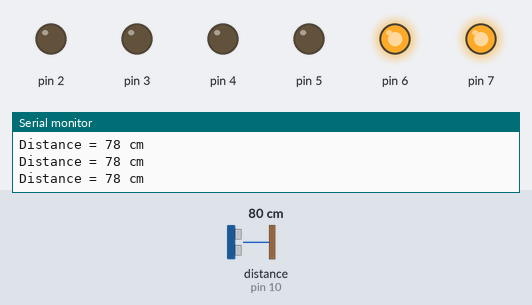
The sketch below on a simulated Arduino Uno, built with avr-gcc and run on an emulated ATmega328P. Shown: output pins drawn as LEDs (lit = HIGH), the last lines printed to the serial monitor. Wiring (inferred from the names in the program): ultrasonic range finder: trigger pin 9; echo pin 10. The test bench sets the inputs (shaded band); at power-on: distance to the obstacle (sensor on pin 10) 80 cm. The echo pulse lasts 58.3 µs per cm; pins used as bus, display or sensor lines are not drawn.

Above: at 5.2 s.
5.3 s: distance to the obstacle (sensor on pin 10) set to 2 cm
At 5.63 s:
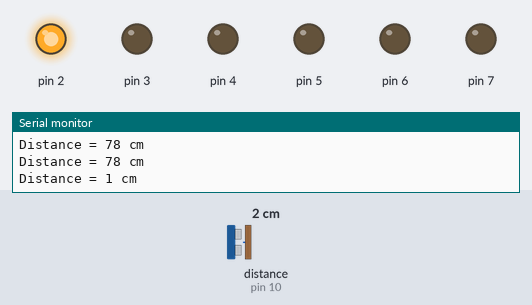
At 15.14 s:
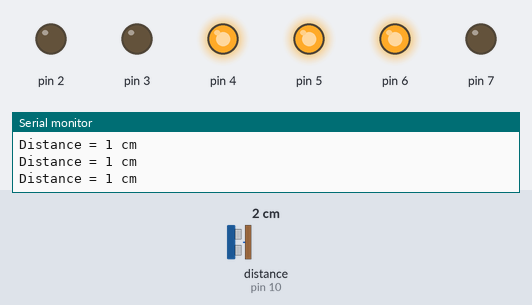
Timing chart, 0 to 15.2 s (numbered marks = the images above; inputs shaded):
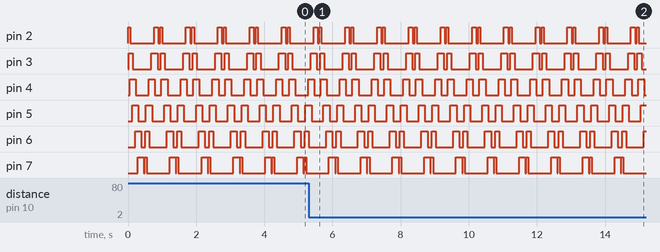

Measured:
- by itself, pin 2: repeats every 0.93 s: LOW 0.05 s, HIGH 0.06 s, LOW 0.70 s, HIGH 0.12 s
- by itself, pin 3: repeats every 0.93 s: LOW 0.09 s, HIGH 0.12 s, LOW 0.54 s, HIGH 0.18 s
- by itself, pin 4: repeats every 0.93 s: HIGH 0.18 s, LOW 0.38 s, HIGH 0.18 s, LOW 0.19 s
- by itself, pin 5: repeats every 0.93 s: HIGH 0.18 s, LOW 0.22 s, HIGH 0.18 s, LOW 0.35 s
- by itself, pin 6: repeats every 0.93 s: HIGH 0.18 s, LOW 0.12 s, HIGH 0.12 s, LOW 0.51 s
- by itself, pin 7: repeats every 0.93 s: LOW 0.02 s, HIGH 0.06 s, LOW 0.67 s, HIGH 0.18 s

The sketch:

MetAfstand.ino
```cpp
int t = 20;

#define trigPin 9
#define echoPin 10

long duration;
int distance;

void setup()
{
  Serial.begin(9600);

  pinMode(trigPin, OUTPUT);
  pinMode(echoPin, INPUT);

  for(int pin=2; pin<8; pin++)
  {
    pinMode(pin, OUTPUT);
  }
}

void loop()
{
  bat();
  right();
  left();

  delay(50); // To delay the batsignal.
}

void right()
{
  for(int i=2; i<8; i++)
  {
    digitalWrite(i, HIGH);
    delay(t);
    digitalWrite(i+1, HIGH);
    delay(t);
    digitalWrite(i+2, HIGH);
    delay(t);
    digitalWrite(i, LOW);
    delay(t);
    digitalWrite(i+1, LOW);
  }
}

void left()
{
  for(int i=7; i>2; i--)
  {
    digitalWrite(i, HIGH);
    delay(t);
    digitalWrite(i-1, HIGH);
    delay(t);
    digitalWrite(i-2, HIGH);
    delay(t);
    digitalWrite(i, LOW);
    delay(t);
    digitalWrite(i-1, LOW);
  }
}

void bat()
{
  // Clear tripPin by setting it to low
  digitalWrite(trigPin, LOW);
  delayMicroseconds(5);

  // Start signal by setting it to HIGH for 10 microseconds
  digitalWrite(trigPin, HIGH);
  delayMicroseconds(10);
  digitalWrite(trigPin, LOW);

  // Read the echoPin
  duration = pulseIn(echoPin, HIGH);
  // Calculate the distance
  distance = duration*0.034/2; //To make it cm.

  Serial.print("Distance = ");
  Serial.print(distance);
  Serial.println(" cm");
}
```
